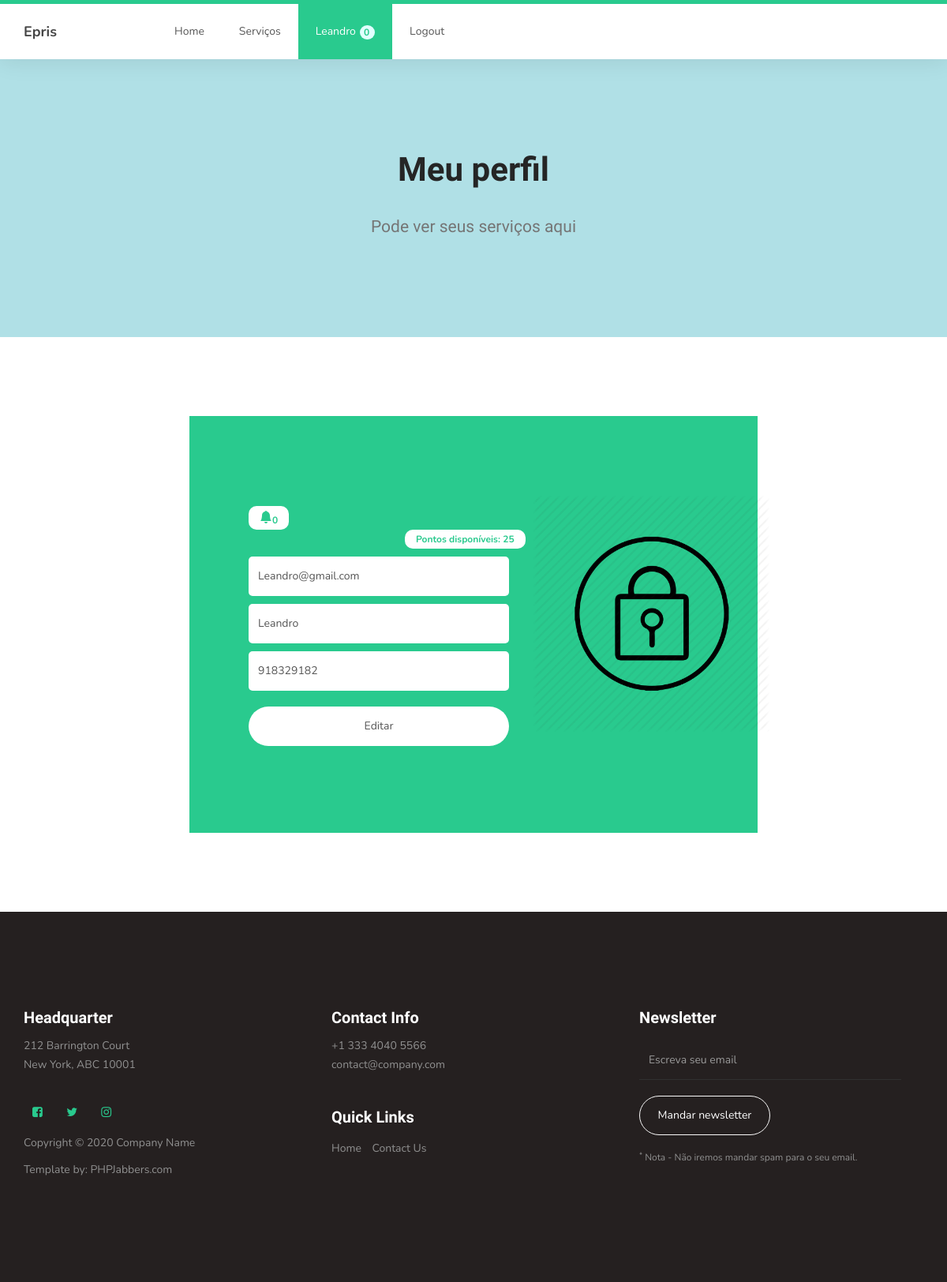
The app's page /perfil.php (signed in) with its own data.
### tables this page shows
CREATE TABLE `utilizadores`  (
  `utilizadorId` int(11) NOT NULL AUTO_INCREMENT,
  `utilizadorNome` varchar(255) NOT NULL,
  `utilizadorTelefone` varchar(45) NOT NULL,
  `utilizadorEmail` varchar(255) NOT NULL,
  `utilizadorEstado` enum('pendente','ativo','inativo') NOT NULL DEFAULT 'pendente',
  `utilizadorUserId` int(11) NOT NULL,
  `utilizadorPontos` int(11) NOT NULL,
  PRIMARY KEY (`utilizadorId`) USING BTREE,
  INDEX `fk_utilizadores_users1_idx`(`utilizadorUserId`) USING BTREE,
  CONSTRAINT `fk_utilizadores_users1` FOREIGN KEY (`utilizadorUserId`) REFERENCES `users` (`userId`) ON DELETE NO ACTION ON UPDATE NO ACTION
);

### perfil.php (the view, shortened to what this page needs)
<?php
    include_once("includes/body.inc.php");
    $sql ="Select * from utilizadores where utilizadorId =".$_SESSION['id'];
    $result=mysqli_query($con,$sql);
    $dados=mysqli_fetch_array($result);
    $pontosUtilizador="select * from utilizadores where utilizadorId=".$_SESSION['id'];
    $pontosResult=mysqli_query($con,$pontosUtilizador);
    $pontosDados=mysqli_fetch_array($pontosResult);
    $sqlNotif="select count(pedidoId) as nPedidos from pedidos inner join servicos on pedidoServicoId=servicoId
                                        where pedidoEstado in ('aceite','pedido') and servicoUtilizadorId=".$_SESSION['id'];
    $resultnotif=mysqli_query($con,$sqlNotif);
    $dadosNotif=mysqli_fetch_array($resultnotif);
    $notif=$dadosNotif['nPedidos'];
?>
<section style="background-color: powderblue">
    <div class="container">
        <div class="row">
            <div class="text-center">
                <h1>Meu perfil</h1>
                <br>
                <p class="lead">Pode ver seus serviços aqui</p>
            </div>
        </div>
    </div>
</section>
<section style="padding-left: 20%;padding-right: 20%;">
            <section id="contact">
                    <div class="row">
                        <div style="margin-left: 10%" class="col-md-6 col-sm-12">
                            <form id="contact-form" role="form" action="admin/confirmaEditaPerfil.php?id=<?php echo $dados['utilizadorId']?>" enctype="multipart/form-data" method="post">
                                <div class="col-md-12 col-sm-12">
                                    <a href="pedidos.php" class="badge badge-pill" style="background-color: white;color: #29ca8e"><span class="badge badge-pill" style="background-color: white; color: #29ca8e"><svg xmlns="http://www.w3.org/2000/svg" width="16" height="16" fill="currentColor" class="bi bi-bell-fill" viewBox="0 0 16 16">
                                            <path d="M8 16a2 2 0 0 0 2-2H6a2 2 0 0 0 2 2zm.995-14.901a1 1 0 1 0-1.99 0A5.002 5.002 0 0 0 3 6c0 1.098-.5 6-2 7h14c-1.5-1-2-5.902-2-7 0-2.42-1.72-4.44-4.005-4.901z"/>
                                        </svg><?php echo $notif; ?></span></a>
                                    <a class="badge badge-pill" style="margin-left: 60%;background-color: white;color: #29ca8e"><span class="badge badge-pill" style="background-color: white; color: #29ca8e">
                                            Pontos disponíveis: <?php echo $pontosDados['utilizadorPontos']; ?></span></a>
                                    <input type="email" class="form-control" value="<?php echo $dados['utilizadorEmail']?>" name="email" required>
                                    <input type="text" class="form-control" value="<?php echo $dados['utilizadorNome']?>" name="nome" required>
                                    <input type="text" value="<?php echo $dados['utilizadorTelefone']?>" class="form-control" name="telefone" required>
                                </div>
                                <div class="col-md-12 col-sm-12">
                                    <input type="submit" class="form-control" value="Editar">
                                </div>
                            </form>
                        </div>
                        <div>
                            <div class="contact-image">
                                <img src="images/lock.png" style="height: 300px; width: 300px" class="img-responsive" alt="Smiling Two Girls">
                            </div>
                        </div>
                    </div>
            </section>
    </section>

### css/style.css (style rules this page uses)
body { background: #ffffff; font-family: 'Nunito', sans-serif; overflow-x: hidden; padding-top: 70px; }
h1,h2,h3,h4,h5,h6 { font-family: 'Muli', sans-serif; font-weight: bold; line-height: inherit; }
h1 { color: #252525; font-size: 3em; line-height: normal; }
p { color: #757575; font-size: 14px; font-weight: normal; line-height: 24px; }
html { -webkit-font-smoothing: antialiased; }
a { color: #252525; -webkit-transition: 0.5s; transition: 0.5s; text-decoration: none !important; }
a, input, button, .form-control { -webkit-transition: 0.5s; transition: 0.5s; }
section { position: relative; padding: 100px 0; }
#contact { background: #29ca8e; }
#contact h2 > small, #contact p, #contact a { color: #f9f9f9; }
#contact-form { padding: 1em 0; }
#contact-form .col-md-12, #contact-form .col-md-4 { padding-left: 0; }
.form .form-control, #contact-form .form-control { border: 0; border-radius: 5px; box-shadow: none; margin: 10px 0; }
#contact-form input { height: 50px; }
#contact-form input[type='submit'] { border-radius: 50px; border: 1px solid transparent; }
.lead { font-family: "Muli"; font-weight: 300; line-height: 1.8; }
section, .section-background .item, .section-background .courses-thumb, .section-background .team-thumb, main > section:nth-child(even) .item, main > section:nth-child(even) .courses-thumb, main > section:nth-child(even) .team-thumb, main > section { background: #fff; }

### records on screen
utilizadores: utilizadorPontos "25", email "Leandro@gmail.com", nome "Leandro", telefone "918329182"

### other values on screen
$_SESSION['nome'] "Leandro"
$notif "0"
